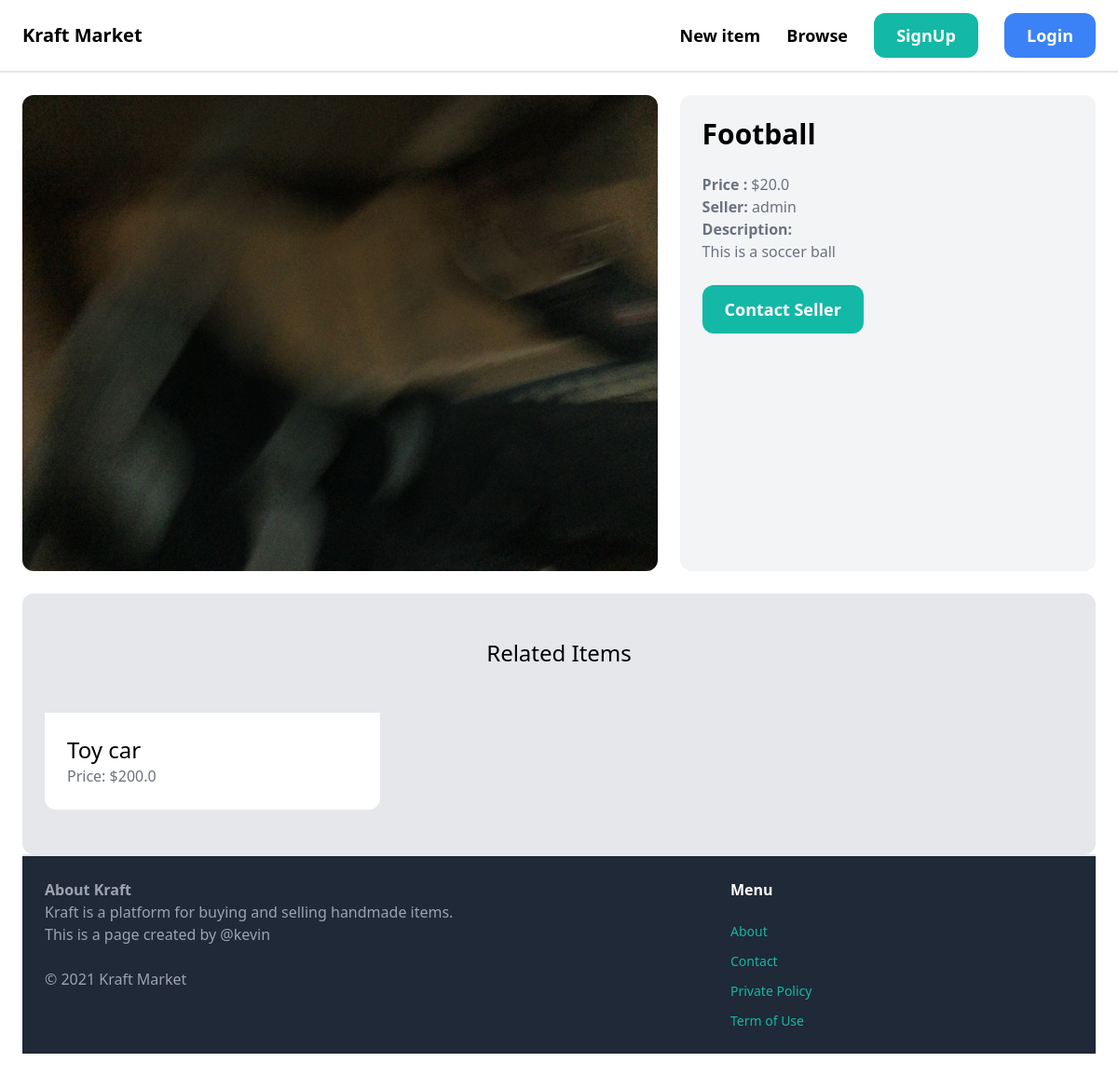
/item/1/, run on an earlier commit of the app's database.
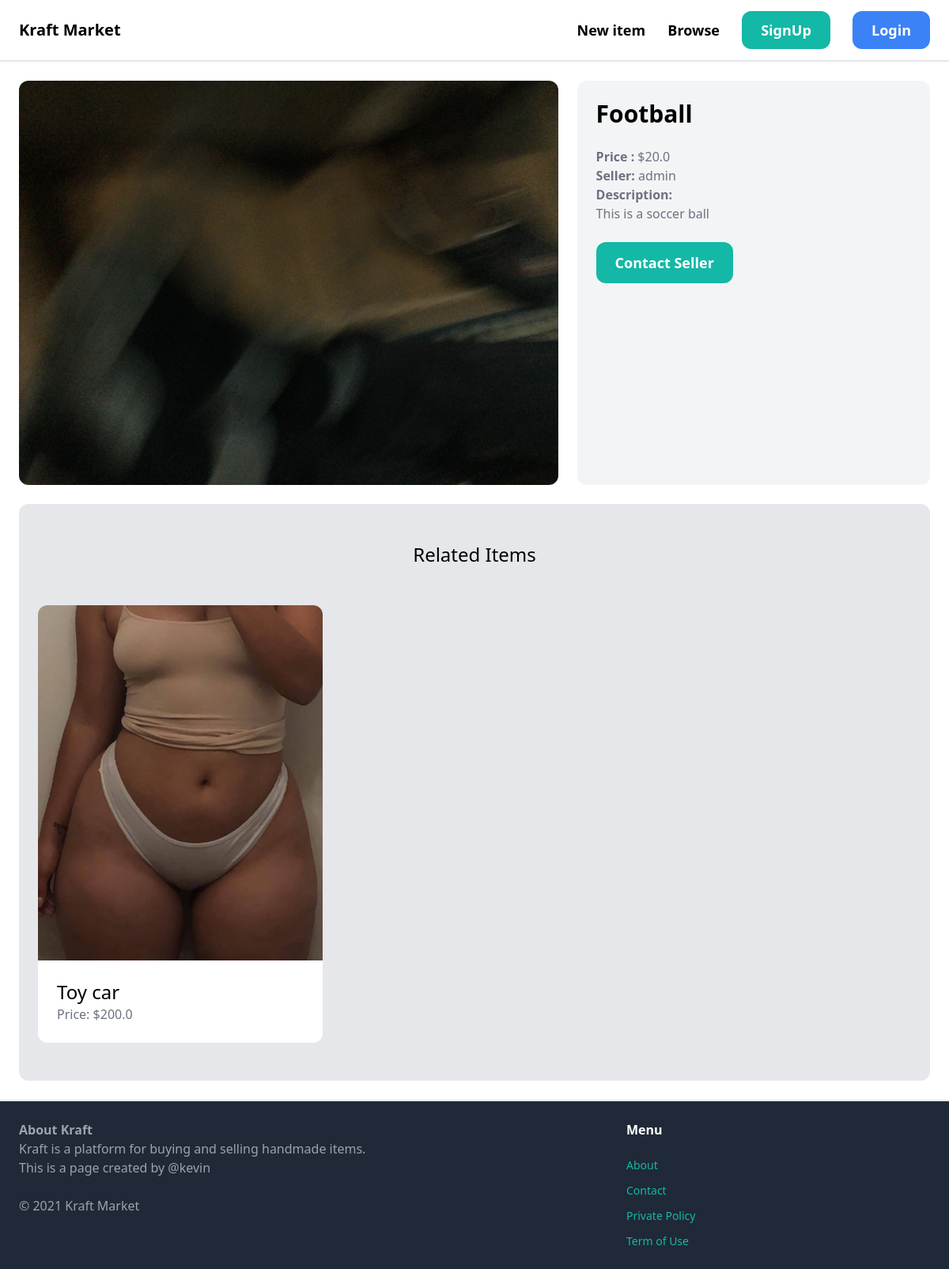
And on a later commit of the database.
### item/models.py (models this page shows, shortened)
class Item(models.Model): # this is the item model
    Category = models.ForeignKey(Category, related_name='items', on_delete=models.CASCADE) # this is the category of the item, also gets the items that belongs to the specific category, and when the category is deleted, the items will also be deleted, this is the relationship between the category and the item
    name = models.CharField(max_length=255) # this is the name of the item
    description = models.TextField(blank=True, null=True) # this is the description of the item
    price = models.FloatField() # this is the price of the item
    image = models.ImageField(upload_to='item_images', blank=True, null=True) # this is the image of the item
    is_sold = models.BooleanField(default=False) # this is the status of the item
    created_by = models.ForeignKey(User, related_name='items', on_delete=models.CASCADE) #this is the user who created the item, also gets the items that belongs to the specific user, and when the user is deleted, the items will also be deleted, this is the relationship between the user and the item
    created_at = models.DateTimeField(auto_now_add=True) # this is the date and time the item was created
    class Meta:
        ordering = ['name']

### item/views.py (the view)
# urls.py: path('<int:pk>/', views.detail, name='detail'),    # this is the detail view that will render the detail.html template for each item
def detail(request, pk):
    item = get_object_or_404(Item, pk=pk)
    related_items = Item.objects.filter(Category=item.Category, is_sold=False).exclude(pk=pk)[0:3]
    return render(request, 'item/detail.html', {'item': item , 'related_items': related_items})

### item/templates/item/detail.html (shortened to what this page needs)
{% extends 'core/base.html' %}
{% block content %}
    <div class="grid grid-cols-5 gap-6">
        <div class="col-span-3 ">
            {% if item.image %}
            <img src="{{ item.image.url }}" alt="{{ item.name }}" class="rounded-xl">
            {% endif %}
        </div>
        <div class="col-span-2 p-6 bg-gray-100 rounded-xl">
            <h1 class="text-3xl font-semibold mb-6">{{ item.name }}</h1>
            <p class="text-gray-500"><strong>Price :</strong> ${{ item.price }}</p>
            <p class="text-gray-500"><strong>Seller:</strong> {{ item.created_by.username }}</p>
            {% if item.description %}
            <p class="text-gray-500"><strong>Description:</strong><br>
             {{ item.description }}
            </p>
            {% endif %}
            <a href="#" class="inline-block mt-6 px-6 py-3 text-lg font-semibold bg-teal-500 text-white rounded-xl hover:bg-teal-700 ">Contact Seller</a>
        </div>
    </div>
    <div class="mt-6 px-6 py-12 bg-gray-200 rounded-xl">
        <h2 class="mb-12 text-center text-2xl">
            Related Items
        </h2>
        <div class="grid grid-cols-3 gap-3">
            {% for item in related_items %}
                <div class="">
                    <a href="{% url 'item:detail' item.id %}">
                        <div>
                            {%  if item.image %}
                            <img src="{{ item.image.url }}" alt="{{ item.title }}" class="rounded-t-xl">
                        </div>
                        {% endif %}
                        <div class="p-6 bg-white rounded-b-xl">
                            <h3 class="text-2xl "> {{ item.name }}</h3>
                            <p class="text-gray-500">Price: ${{ item.price }}</p>
                        </div>
                    </a>
                </div>
            {% endfor %}
        </div>
    </div>
{% endblock %}

What changed in the data, as far as the page shows it:
changed Item "Toy car": image: picture added
